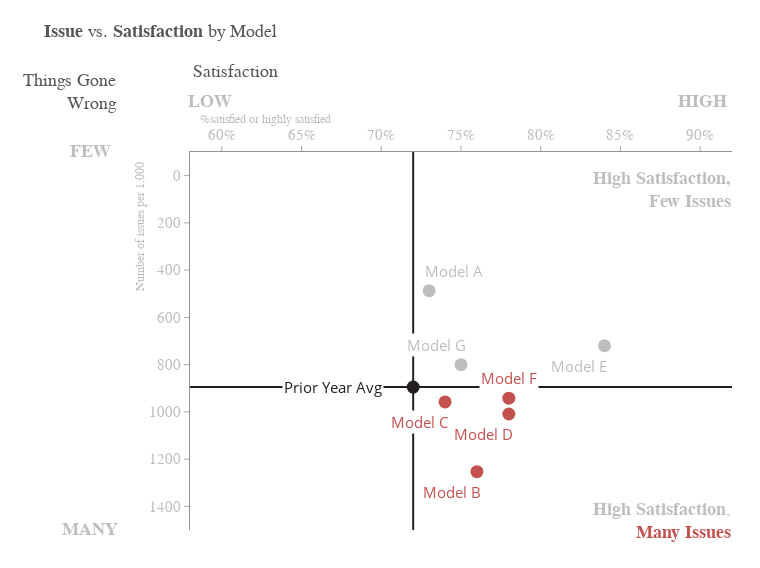

The cell this chart's notebook holds for it:
### Markdown cell above
## Data Visualization

### Code cell
fig = go.Figure()

# Plot -------------------------
fig.add_hline(
    y=895,
    line=dict(color=GRAY1, width=2)
)

fig.add_vline(
    x=0.72,
    line=dict(color=GRAY1, width=2)
)

fig.add_scatter(
    x=df['Satisfaction'],
    y=df['Issues per 1,000'],
    mode="markers",
    marker=dict(color=color, size=13)
)

# Annotation -------------------
fig.add_annotation(
    text=df['Model'][0],
    font=dict(color=color[0], size=15),
    x=df['Satisfaction'][0],
    y=df['Issues per 1,000'][0],
    xshift=-80,
    yshift=0,
    showarrow=False,
    bgcolor='white'
)

fig.add_annotation(
    text=df['Model'][1],
    font=dict(color=color[1], size=15),
    x=df['Satisfaction'][1],
    y=df['Issues per 1,000'][1],
    xshift=25,
    yshift=20,
    showarrow=False,
)

for i in range(3):
    fig.add_annotation(
        text=df['Model'][2 + i],
        font=dict(color=color[2 + i], size=15),
        x=df['Satisfaction'][2 + i],
        y=df['Issues per 1,000'][2 + i],
        xshift=-25,
        yshift=-20,
        showarrow=False,
        bgcolor='white'
    )

fig.add_annotation(
    text=df['Model'][5],
    font=dict(color=color[5], size=15),
    x=df['Satisfaction'][5],
    y=df['Issues per 1,000'][5],
    xshift=-25,
    yshift=-20,
    showarrow=False,
)

fig.add_annotation(
    text=df['Model'][6],
    font=dict(color=color[6], size=15),
    x=df['Satisfaction'][6],
    y=df['Issues per 1,000'][6],
    xshift=0,
    yshift=20,
    showarrow=False,
    bgcolor='white'
)

fig.add_annotation(
    text=df['Model'][7],
    font=dict(color=color[7], size=15),
    x=df['Satisfaction'][7],
    y=df['Issues per 1,000'][7],
    xshift=-25,
    yshift=20,
    showarrow=False,
    bgcolor='white'
)

# Text -------------------------
fig.add_annotation(
    text="<b>Issue</b> vs. <b>Satisfaction</b> by Model",
    align='left',
    font=dict(color=GRAY3, size=18, family="Arial"),
    x=0.58,
    y=-100,
    xshift=-30,
    yshift=120,
    showarrow=False
)

fig.add_annotation(
    text="Satisfaction",
    align='left',
    font=dict(color=GRAY3, size=18, family="Arial"),
    x=0.58,
    y=-100,
    xshift=45,
    yshift=80,
    showarrow=False
)

fig.add_annotation(
    text="<b>LOW</b>",
    align='left',
    font=dict(color=GRAY9, size=18, family="Arial"),
    x=0.58,
    y=-100,
    xshift=20,
    yshift=50,
    showarrow=False
)

fig.add_annotation(
    text="<b>HIGH</b>",
    align='left',
    font=dict(color=GRAY9, size=18, family="Arial"),
    x=0.92,
    y=-100,
    xshift=-30,
    yshift=50,
    showarrow=False
)

fig.add_annotation(
    text="%satisfied or highly satisfied",
    align='left',
    font=dict(color=GRAY9, size=12, family="Arial"),
    x=0.58,
    y=-100,
    xshift=75,
    yshift=33,
    showarrow=False
)

fig.add_annotation(
    text="Things Gone<br>Wrong",
    align='right',
    font=dict(color=GRAY3, size=18, family="Arial"),
    x=0.58,
    y=-100,
    xshift=-120,
    yshift=60,
    showarrow=False
)

fig.add_annotation(
    text="<b>FEW</b>",
    align='left',
    font=dict(color=GRAY9, size=18, family="Arial"),
    x=0.58,
    y=-100,
    xshift=-100,
    yshift=0,
    showarrow=False
)

fig.add_annotation(
    text="<b>MANY</b>",
    align='left',
    font=dict(color=GRAY9, size=18, family="Arial"),
    x=0.58,
    y=1500,
    xshift=-100,
    yshift=0,
    showarrow=False
)

fig.add_annotation(
    text="Number of issues per 1,000",
    align='left',
    textangle=-90,
    font=dict(color=GRAY9, size=12, family="Arial"),
    x=0.58,
    y=-100,
    xshift=-50,
    yshift=-75,
    showarrow=False
)

fig.add_annotation(
    text="<b>High Satisfaction,<br>Few Issues</b>",
    align='right',
    font=dict(color=GRAY9, size=18, family="Arial"),
    x=0.92,
    y=0,
    xshift=-70,
    yshift=-15,
    showarrow=False
)

fig.add_annotation(
    text=f"<b>High Satisfaction</b>,<br><b style='color: {RED1}'>Many Issues</b>",
    align='right',
    font=dict(color=GRAY9, size=18, family="Arial"),
    x=0.92,
    y=1400,
    xshift=-70,
    yshift=-15,
    showarrow=False
)

# Layout -----------------------
fig.update_layout(
    width=760,
    height=568,
    margin=dict(t=152, b=38, l=190, r=28),
    paper_bgcolor="white",
    plot_bgcolor="white",
    showlegend=False,
)

fig.update_xaxes(
    tickfont=dict(color=GRAY9, size=15, family="Arial"),
    tickcolor=GRAY8,
    ticks='outside',
    tickformat='.0%',
    ticklabelposition='outside',
    linecolor=GRAY7,
    side="top",
    range=[0.58, 0.92]
)

fig.update_yaxes(
    tickfont=dict(color=GRAY9, size=15, family="Arial"),
    tickcolor=GRAY8,
    ticks='outside',
    ticklabelposition='outside',
    linecolor=GRAY7,
    automargin=True,
    range=[1500, -100],
)

### Figure 1 — Plotly figure (JSON) as saved in the notebook; plotly's stock layout.template omitted (floating-point values rounded to 4 significant figures)
{"data": [{"marker": {"color": ["#231F20", "#BFBEBE", "#C3514E", "#C3514E", "#C3514E", "#BFBEBE", "#C3514E", "#BFBEBE"], "size": 13}, "mode": "markers", "type": "scatter", "x": [0.72, 0.73, 0.76, 0.74, 0.78, 0.84, 0.78, 0.75], "y": [895, 487, 1253, 958, 1009, 720, 942, 800]}], "layout": {"annotations": [{"bgcolor": "white", "font": {"color": "#231F20", "size": 15}, "showarrow": false, "text": "Prior Year Avg", "x": 0.72, "xshift": -80, "y": 895, "yshift": 0}, {"font": {"color": "#BFBEBE", "size": 15}, "showarrow": false, "text": "Model A", "x": 0.73, "xshift": 25, "y": 487, "yshift": 20}, {"bgcolor": "white", "font": {"color": "#C3514E", "size": 15}, "showarrow": false, "text": "Model B", "x": 0.76, "xshift": -25, "y": 1253, "yshift": -20}, {"bgcolor": "white", "font": {"color": "#C3514E", "size": 15}, "showarrow": false, "text": "Model C", "x": 0.74, "xshift": -25, "y": 958, "yshift": -20}, {"bgcolor": "white", "font": {"color": "#C3514E", "size": 15}, "showarrow": false, "text": "Model D", "x": 0.78, "xshift": -25, "y": 1009, "yshift": -20}, {"font": {"color": "#BFBEBE", "size": 15}, "showarrow": false, "text": "Model E", "x": 0.84, "xshift": -25, "y": 720, "yshift": -20}, {"bgcolor": "white", "font": {"color": "#C3514E", "size": 15}, "showarrow": false, "text": "Model F", "x": 0.78, "xshift": 0, "y": 942, "yshift": 20}, {"bgcolor": "white", "font": {"color": "#BFBEBE", "size": 15}, "showarrow": false, "text": "Model G", "x": 0.75, "xshift": -25, "y": 800, "yshift": 20}, {"align": "left", "font": {"color": "#555655", "family": "Arial", "size": 18}, "showarrow": false, "text": "<b>Issue</b> vs. <b>Satisfaction</b> by Model", "x": 0.58, "xshift": -30, "y": -100, "yshift": 120}, {"align": "left", "font": {"color": "#555655", "family": "Arial", "size": 18}, "showarrow": false, "text": "Satisfaction", "x": 0.58, "xshift": 45, "y": -100, "yshift": 80}, {"align": "left", "font": {"color": "#BFBEBE", "family": "Arial", "size": 18}, "showarrow": false, "text": "<b>LOW</b>", "x": 0.58, "xshift": 20, "y": -100, "yshift": 50}, {"align": "left", "font": {"color": "#BFBEBE", "family": "Arial", "size": 18}, "showarrow": false, "text": "<b>HIGH</b>", "x": 0.92, "xshift": -30, "y": -100, "yshift": 50}, {"align": "left", "font": {"color": "#BFBEBE", "family": "Arial", "size": 12}, "showarrow": false, "text": "%satisfied or highly satisfied", "x": 0.58, "xshift": 75, "y": -100, "yshift": 33}, {"align": "right", "font": {"color": "#555655", "family": "Arial", "size": 18}, "showarrow": false, "text": "Things Gone<br>Wrong", "x": 0.58, "xshift": -120, "y": -100, "yshift": 60}, {"align": "left", "font": {"color": "#BFBEBE", "family": "Arial", "size": 18}, "showarrow": false, "text": "<b>FEW</b>", "x": 0.58, "xshift": -100, "y": -100, "yshift": 0}, {"align": "left", "font": {"color": "#BFBEBE", "family": "Arial", "size": 18}, "showarrow": false, "text": "<b>MANY</b>", "x": 0.58, "xshift": -100, "y": 1500, "yshift": 0}, {"align": "left", "font": {"color": "#BFBEBE", "family": "Arial", "size": 12}, "showarrow": false, "text": "Number of issues per 1,000", "textangle": -90, "x": 0.58, "xshift": -50, "y": -100, "yshift": -75}, {"align": "right", "font": {"color": "#BFBEBE", "family": "Arial", "size": 18}, "showarrow": false, "text": "<b>High Satisfaction,<br>Few Issues</b>", "x": 0.92, "xshift": -70, "y": 0, "yshift": -15}, {"align": "right", "font": {"color": "#BFBEBE", "family": "Arial", "size": 18}, "showarrow": false, "text": "<b>High Satisfaction</b>,<br><b style='color: #C3514E'>Many Issues</b>", "x": 0.92, "xshift": -70, "y": 1400, "yshift": -15}], "height": 568, "margin": {"b": 38, "l": 190, "r": 28, "t": 152}, "paper_bgcolor": "white", "plot_bgcolor": "white", "shapes": [{"line": {"color": "#231F20", "width": 2}, "type": "line", "x0": 0, "x1": 1, "xref": "x domain", "y0": 895, "y1": 895, "yref": "y"}, {"line": {"color": "#231F20", "width": 2}, "type": "line", "x0": 0.72, "x1": 0.72, "xref": "x", "y0": 0, "y1": 1, "yref": "y domain"}], "showlegend": false, "width": 760, "xaxis": {"linecolor": "#929497", "range": [0.58, 0.92], "side": "top", "tickcolor": "#A6A6A5", "tickfont": {"color": "#BFBEBE", "family": "Arial", "size": 15}, "tickformat": ".0%", "ticklabelposition": "outside", "ticks": "outside"}, "yaxis": {"automargin": true, "linecolor": "#929497", "range": [1500, -100], "tickcolor": "#A6A6A5", "tickfont": {"color": "#BFBEBE", "family": "Arial", "size": 15}, "ticklabelposition": "outside", "ticks": "outside"}}}
